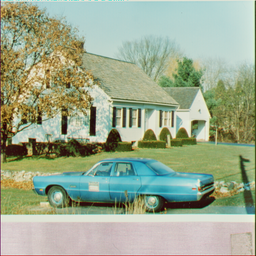
#> input picture Images/house.tiff, 256 x 256 px, shrunk from 512 x 512 before the run, found by its file name
$ python 54_ex1_KmeansClustering.py
#> lines starting #> are read from the running program, lines starting #| are printed output that depends on the picture
import cv2
import matplotlib.pyplot as plt
import numpy as np

def main():

    path="/home/g_r00t/PRIYANK/ex_images/"
    imgpath =  path + "house.tiff"

    img = cv2.imread(imgpath, 1)
#> img is the input picture: shape (256, 256, 3); mean B, G, R 142.3, 168.3, 155.5
    img = cv2.cvtColor(img, cv2.COLOR_BGR2RGB)

    Z = img.reshape((-1,3))
    Z = np.float32(Z)

    criteria = (cv2.TERM_CRITERIA_EPS + cv2.TERM_CRITERIA_MAX_ITER, 10, 1.0)
    k=0

    plt.subplot(3,4,1)
    plt.imshow(img)
    plt.title("Original")
    plt.axis("off")

    for i in range(1,12):
    	k = k+2
    	print("k =", k)
    	ret, label1, center1 = cv2.kmeans(Z, k, None,
                                      criteria, 10, cv2.KMEANS_RANDOM_CENTERS)
    	center1 = np.uint8(center1)
    	res1 = center1[label1.flatten()]
    	output = res1.reshape((img.shape))

    	titles = ['K=24','K=2', 'K=4', 'K=6', 'K=8', 'K=10', 'K=12', 'K=14', 'K=16', 'K=18', 'K=20', 'K=22']
    	plt.subplot(3,4,i+1)
    	plt.imshow(output)
    	plt.title(titles[i])
    	plt.axis("off")
#> this loop made 11 passes
#> ret on passes 2 to 11: 93313848.1, 58305671, 47145230.3, 39170079.9, 32672778.8, 28263425.3, 26775489.5, 24491773.7, 20099353.2, 18804851.7
#> (ret, center1) on pass 1: (210095440.3, [[115, 126, 82], [185, 200, 187]])
#> pass 1, in main, `output = res1.reshape((img.shape))`:
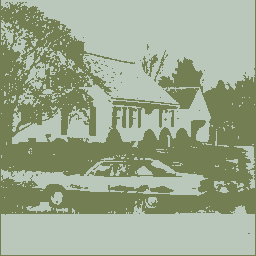
#> output: shape (256, 256, 3); mean R, G, B 154.9, 168.2, 141.9
#> pass 2, in main, `output = res1.reshape((img.shape))`:
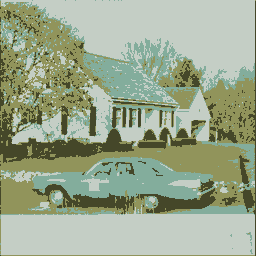
#> output: shape (256, 256, 3); mean R, G, B 154.9, 167.7, 141.7
#> pass 3, in main, `output = res1.reshape((img.shape))`:
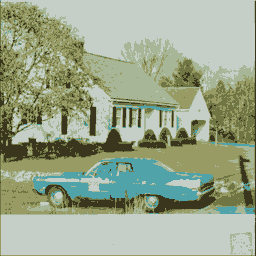
#> output: shape (256, 256, 3); mean R, G, B 154.7, 167.6, 141.7
#> after the loop, k = 22
    	#print('value of i=', i)
    	#print(output)
    plt.show()
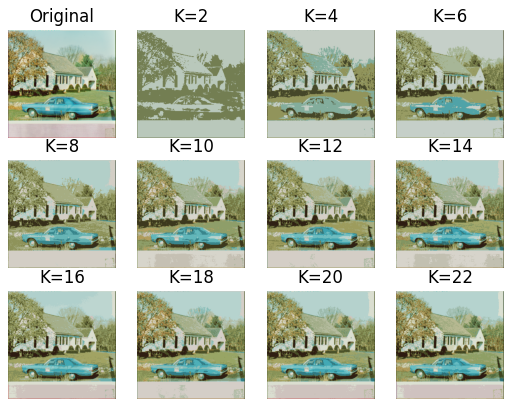
#> figure drawn by matplotlib, 12 panels

if __name__=="__main__":
	main()

$ run again, with Images/4.1.03.tiff copied over Images/house.tiff
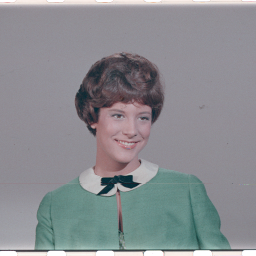
#> input picture Images/4.1.03.tiff, 256 x 256 px, found by its file name
#> in main, img is the input picture: shape (256, 256, 3); mean B, G, R 144, 140, 137.6
#> the loop in main, `for i in range(1,12):` made 11 passes
#> ret on passes 2 to 9: 24857441, 13444296.9, 11236372.6, 8342936.2, 6698825.2, 5568843.8, 6285408.7, 5003583.7
#> pass 1, in main, `output = res1.reshape((img.shape))`:
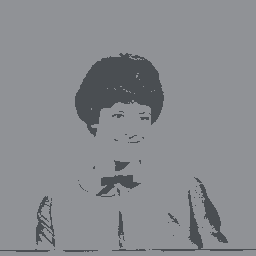
#> output: shape (256, 256, 3); mean R, G, B 137, 139.2, 143.2
#> pass 3, in main, `output = res1.reshape((img.shape))`:
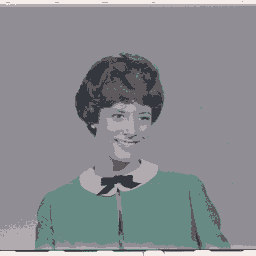
#> output: shape (256, 256, 3); mean R, G, B 137.1, 139.2, 143.5
#> after the loop in main, `for i in range(1,12):`: k = 22
